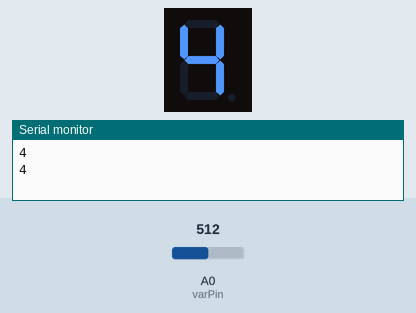
Simulated run of this sketch. Board: Arduino Uno, built with avr-gcc and run on an emulated ATmega328P. Shown: 1-digit seven-segment display, the last lines printed to the serial monitor. Wiring (inferred from the names in the program): 1-digit 7-segment display, segments lit when HIGH: segments pin 2, pin 3, pin 4, pin 5, pin 6, pin 7, pin 8, pin 9. Inputs (shaded band) come from the test bench; at power-on: A0 (varPin) = 512. The segment pins are drawn as the display they are named for.

Above: at 1.8 s.
1.9 s: A0 (varPin) set to 716
At 3.2 s:
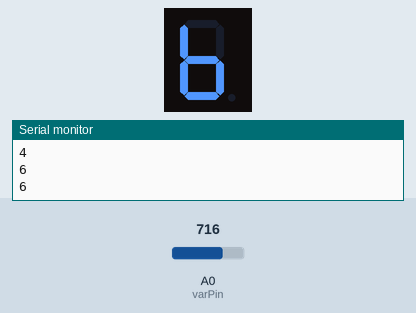
3.5 s: A0 (varPin) set to 900
At 4.7 s:
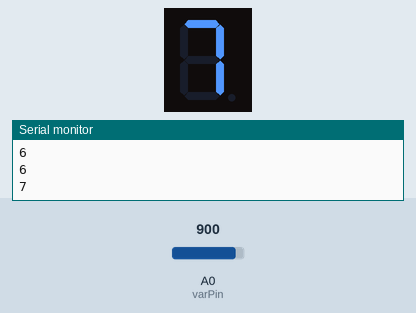
5.5 s: A0 (varPin) set to 1023
At 6.3 s:
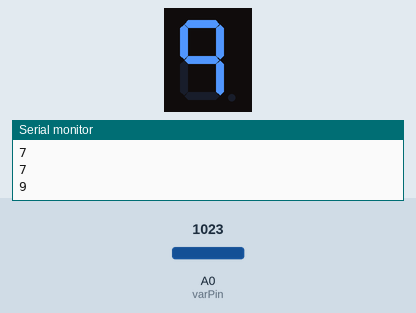
Timing chart, 0 to 8.5 s (numbered marks = the images above; inputs shaded):
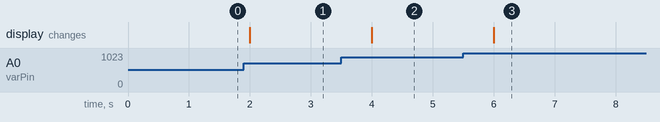

Measured:
- after the input at 1.9 s, the display: changes after 0.10 s (image 1)
- after the input at 3.5 s, the display: changes after 0.50 s (image 2)
- after the input at 5.5 s, the display: changes after 0.50 s (image 3)

The sketch:

PotControlSevenSegment.ino
```cpp
/* 透過可變電阻中間腳讀取類比電壓，根據電壓值控制七段顯示器顯示的數值
   pin2~9為Led pin(A,B,C,D,E,F,G,Dp)，以A0 pin讀取類比電壓*/
//定義input pin腳位
const int ledPin[8]={9,8,7,6,5,4,3,2}; //排列:DpGFEDCBA
const byte digit[10]={
    //ABCDEFGp
    B11111100,//數字0
    B01100000,//數字1
    B11011010,//數字2
    B11110010,//數字3
    B01100110,//數字4
    B10110110,//數字5
    B00111110,//數字6
    B11100000,//數字7
    B11111110,//數字8
    B11100110,//數字9
};
const int varPin=0;
int num=0;
int aVal=0;
boolean isBitSet;
void setup() {
  Serial.begin(115200);
  int i;
  for(i=0;i<8;i++)
    pinMode(ledPin[i],OUTPUT);
}
void loop() {
  aVal=analogRead(varPin);//  自varPin讀取類比電壓值（0~1023)
// 將類比電壓值對應到0~9的值，作為七段顯示器顯示參考值
    num=map(aVal,0,1023,0,9);
    Serial.println(num); //　
    setDigit(num);
    delay(1000);
}
void setDigit(int v){
     for(int i=0;i<8;i++){ //讀取數字所對應的各LED區段，並設定LED亮或滅
        isBitSet=bitRead(digit[v],i);
        digitalWrite(ledPin[i],isBitSet);
     }
}
```
